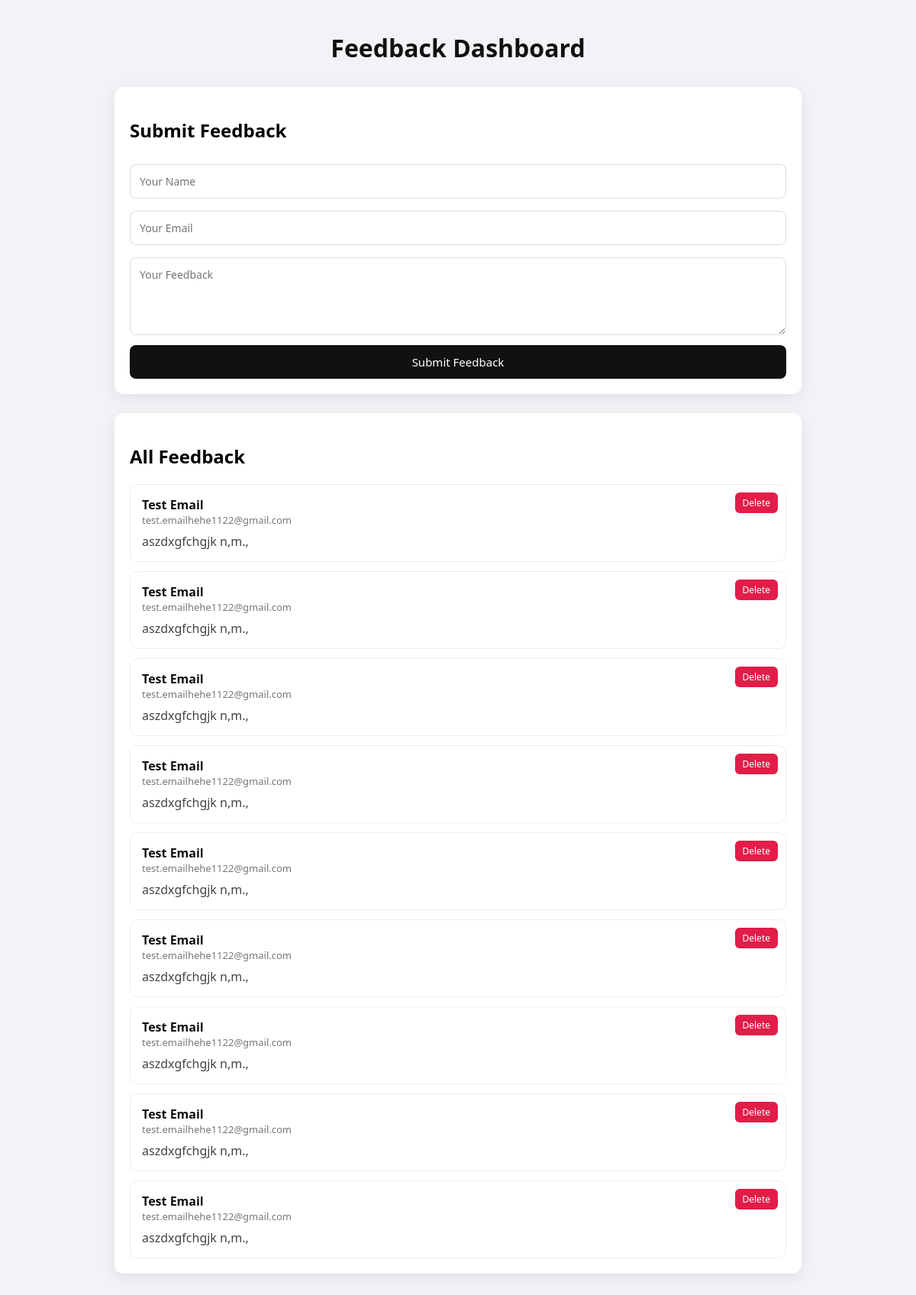
Before: / with the older database file.
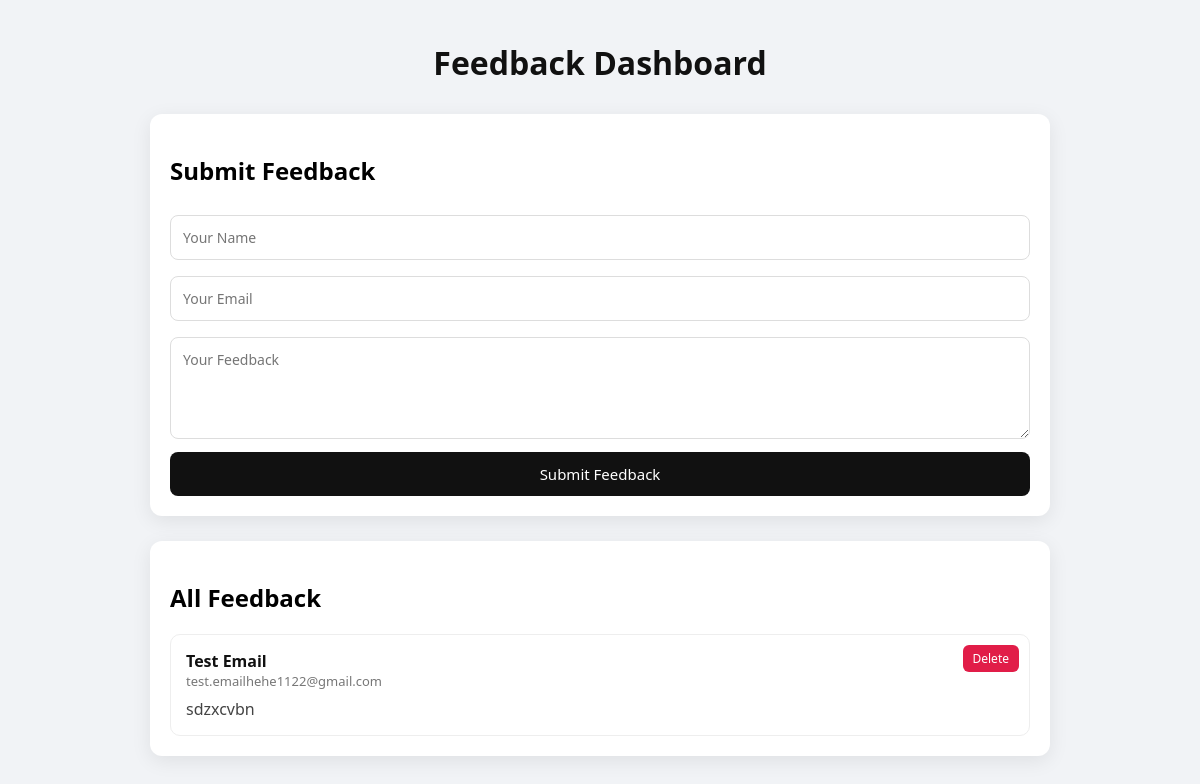
After: the same page with the newer database file.
### myapp/models.py (models this page shows, shortened)
class Feedback(models.Model):
    name = models.CharField(max_length=100)
    email = models.EmailField()
    message = models.TextField()

### myapp/views.py (the view, shortened to what this page needs)
# urls.py: path('', views.home, name='home'),
def home(request):
    feedbacks = Feedback.objects.all().order_by('-id')
    return render(request, 'home.html', {'feedbacks': feedbacks})

### myapp/templates/home.html (shortened to what this page needs)
<!DOCTYPE html>
<html>
<head>
</head>
<body>
<div class="wrapper">
    <h1>Feedback Dashboard</h1>
    <div class="card">
        <h2>Submit Feedback</h2>
        <form method="POST">
            <input type="text" name="name" placeholder="Your Name" required>
            <input type="email" name="email" placeholder="Your Email" required>
            <textarea name="message" rows="4" placeholder="Your Feedback" required></textarea>
            <button type="submit">Submit Feedback</button>
        </form>
    </div>
    <div class="card">
        <h2>All Feedback</h2>
        {% for fb in feedbacks %}
            <div class="feedback-item">
                <form action="{% url 'delete' fb.id %}" method="POST" class="delete-form">
                    <button class="delete-btn">Delete</button>
                </form>
                <div class="name">{{ fb.name }}</div>
                <div class="email">{{ fb.email }}</div>
                <div class="message">{{ fb.message }}</div>
            </div>
        {% empty %}
            <div class="empty">No feedback submitted yet.</div>
        {% endfor %}
    </div>
</div>
</body>
</html>

### myapp/templates/home.html (style rules this page uses)
* { box-sizing: border-box; font-family: 'Segoe UI', sans-serif; }
body { margin: 0; background: #f1f3f6; padding: 20px; }
.wrapper { max-width: 900px; margin: auto; }
h1 { text-align: center; margin-bottom: 30px; color: #111; }
.card { background: #fff; padding: 20px; border-radius: 12px; margin-bottom: 25px; box-shadow: 0 5px 20px rgba(0,0,0,0.08); }
input, textarea { width: 100%; padding: 12px; margin: 8px 0; border: 1px solid #ddd; border-radius: 8px; outline: none; font-size: 14px; transition: 0.2s; }
button { width: 100%; padding: 12px; background: #111; color: white; border: none; border-radius: 8px; cursor: pointer; font-size: 15px; transition: 0.2s; }
.feedback-item { padding: 15px; border-radius: 10px; border: 1px solid #eee; margin-top: 12px; position: relative; transition: 0.2s; }
.name { font-weight: 600; color: #111; }
.email { font-size: 13px; color: #777; }
.message { margin-top: 8px; color: #444; }
.delete-form { position: absolute; top: 10px; right: 10px; }
.delete-btn { background: #e11d48; border: none; padding: 5px 10px; color: white; border-radius: 6px; cursor: pointer; font-size: 12px; }

Changed rows visible on the page:
removed Feedback: name "Test Email", email "test.emailhehe1122@gmail.com", message "aszdxgfchgjk n,m.,"
removed Feedback: name "Test Email", email "test.emailhehe1122@gmail.com", message "aszdxgfchgjk n,m.,"
removed Feedback: name "Test Email", email "test.emailhehe1122@gmail.com", message "aszdxgfchgjk n,m.,"
removed Feedback: name "Test Email", email "test.emailhehe1122@gmail.com", message "aszdxgfchgjk n,m.,"
removed Feedback: name "Test Email", email "test.emailhehe1122@gmail.com", message "aszdxgfchgjk n,m.,"
removed Feedback: name "Test Email", email "test.emailhehe1122@gmail.com", message "aszdxgfchgjk n,m.,"
removed Feedback: name "Test Email", email "test.emailhehe1122@gmail.com", message "aszdxgfchgjk n,m.,"
removed Feedback: name "Test Email", email "test.emailhehe1122@gmail.com", message "aszdxgfchgjk n,m.,"
removed Feedback: name "Test Email", email "test.emailhehe1122@gmail.com", message "aszdxgfchgjk n,m.,"
added Feedback: name "Test Email", email "test.emailhehe1122@gmail.com", message "sdzxcvbn"
